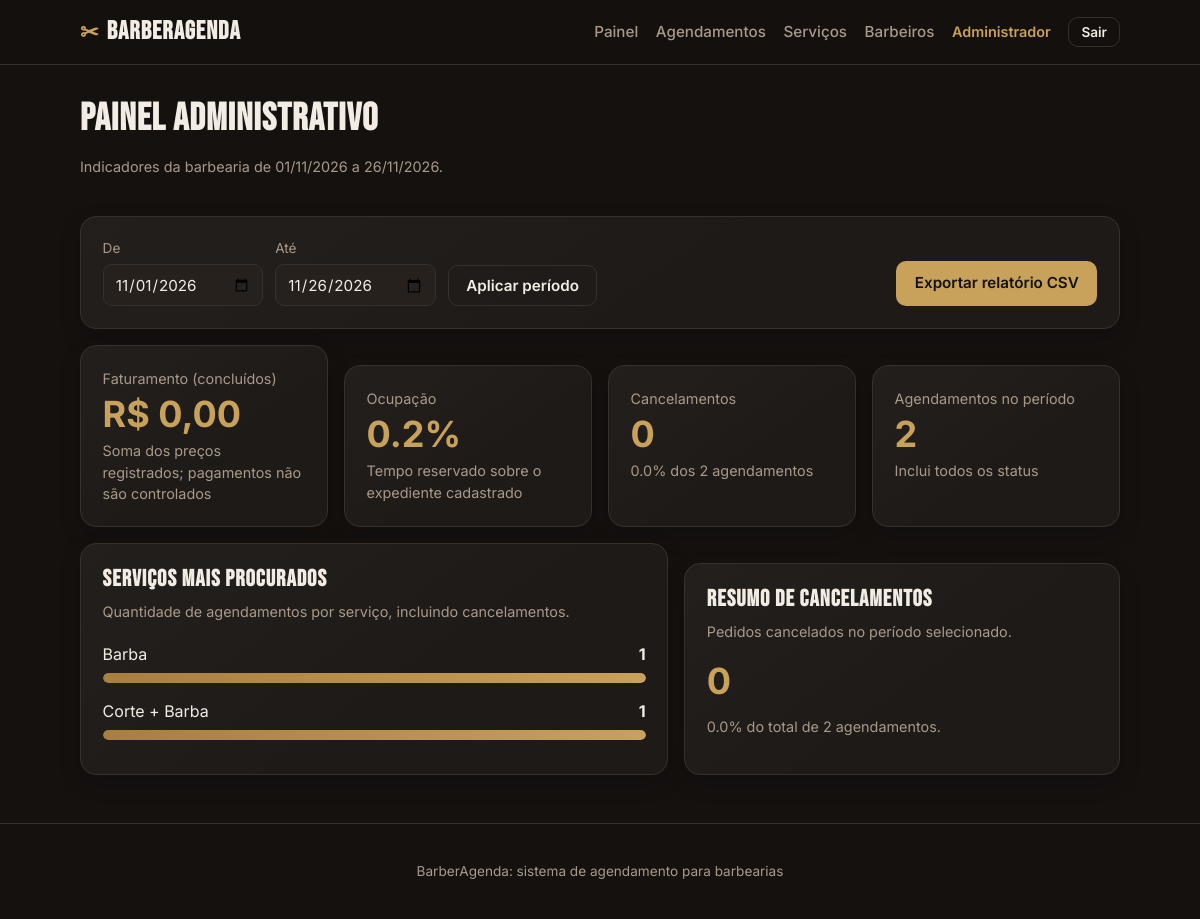
The app's page /admin/painel (signed in) with its own data.
### tables this page shows
CREATE TABLE usuarios (
            id INTEGER PRIMARY KEY AUTOINCREMENT,
            nome TEXT NOT NULL,
            email TEXT NOT NULL UNIQUE,
            senha TEXT NOT NULL,
            papel TEXT NOT NULL CHECK (papel IN ('admin', 'barbeiro', 'cliente')),
            telefone TEXT
        , google_sub TEXT);

CREATE TABLE servicos (
            id INTEGER PRIMARY KEY AUTOINCREMENT,
            nome TEXT NOT NULL,
            descricao TEXT,
            duracao_min INTEGER NOT NULL,
            preco REAL NOT NULL
        );

### app.py (the view)
@app.route("/admin")
@app.route("/admin/painel")
@login_obrigatorio("admin")
def admin_dashboard():
    periodo = periodo_relatorio()
    if periodo is None:
        flash("Informe um período de relatório válido.", "erro")
        return redirect(url_for("admin_dashboard"))
    inicio, fim = periodo
    conn = get_db()
    metricas = conn.execute(
        """SELECT COUNT(*) AS total,
                  COALESCE(SUM(CASE WHEN a.status='cancelado' THEN 1 ELSE 0 END), 0)
                      AS cancelamentos,
                  COALESCE(SUM(CASE WHEN a.status='concluido' THEN a.preco ELSE 0 END), 0)
                      AS faturamento,
                  COALESCE(SUM(CASE WHEN a.status!='cancelado'
                                    THEN a.duracao_min ELSE 0 END), 0)
                      AS minutos_reservados
           FROM agendamentos a
           WHERE a.data BETWEEN ? AND ?""",
        (inicio.isoformat(), fim.isoformat()),
    ).fetchone()
    servicos_populares = conn.execute(
        """SELECT s.nome AS servico_nome, COUNT(*) AS quantidade
           FROM agendamentos a
           JOIN servicos s ON s.id = a.servico_id
           WHERE a.data BETWEEN ? AND ?
           GROUP BY s.id, s.nome
           ORDER BY quantidade DESC, s.nome
           LIMIT 5""",
        (inicio.isoformat(), fim.isoformat()),
    ).fetchall()
    expedientes = conn.execute(
        """SELECT d.dia_semana, d.hora_inicio, d.hora_fim
           FROM disponibilidade_barbeiros d
           JOIN barbeiros b ON b.id = d.barbeiro_id
           WHERE b.ativo=1"""
    ).fetchall()
    conn.close()
    ocorrencias = ocorrencias_dias_semana(inicio, fim)
    capacidade_minutos = 0
    for expediente in expedientes:
        duracao_expediente = (
            datetime.strptime(expediente["hora_fim"], "%H:%M")
            - datetime.strptime(expediente["hora_inicio"], "%H:%M")
        )
        capacidade_minutos += max(
            int(duracao_expediente.total_seconds() // 60), 0
        ) * ocorrencias[expediente["dia_semana"]]
    taxa_ocupacao = (
        metricas["minutos_reservados"] / capacidade_minutos * 100
        if capacidade_minutos
        else None
    )
    taxa_cancelamento = (
        metricas["cancelamentos"] / metricas["total"] * 100
        if metricas["total"]
        else 0
    )
    maior_demanda = max(
        (servico["quantidade"] for servico in servicos_populares),
        default=1,
    )
    return render_template(
        "admin_dashboard.html",
        inicio=inicio.isoformat(),
        fim=fim.isoformat(),
        metricas=metricas,
        taxa_ocupacao=taxa_ocupacao,
        taxa_cancelamento=taxa_cancelamento,
        servicos_populares=servicos_populares,
        maior_demanda=maior_demanda,
    )

### app.py (called while the page is built)
def usuario_atual():
    uid = session.get("usuario_id")
    if not uid:
        return None
    conn = get_db()
    u = conn.execute("SELECT * FROM usuarios WHERE id=?", (uid,)).fetchone()
    conn.close()
    return u

def login_obrigatorio(*papeis):
    def decorator(f):
        @wraps(f)
        def wrapper(*args, **kwargs):
            u = usuario_atual()
            if not u:
                flash("Faca login para continuar.", "erro")
                return redirect(url_for("login"))
            if papeis and u["papel"] not in papeis:
                abort(403)
            return f(*args, **kwargs)
        return wrapper
    return decorator

@app.context_processor
def injeta_usuario():
    return {"usuario": usuario_atual()}

@app.template_filter("moeda")
def moeda(valor):
    return f"R$ {valor:,.2f}".replace(",", "X").replace(".", ",").replace("X", ".")

@app.template_filter("data_br")
def data_br(iso):
    try:
        return datetime.strptime(iso, "%Y-%m-%d").strftime("%d/%m/%Y")
    except (ValueError, TypeError):
        return iso

def periodo_relatorio():
    hoje = date.today()
    inicio_padrao = hoje.replace(day=1)
    inicio_texto = request.args.get("inicio") or inicio_padrao.isoformat()
    fim_texto = request.args.get("fim") or hoje.isoformat()
    try:
        inicio = date.fromisoformat(inicio_texto)
        fim = date.fromisoformat(fim_texto)
    except ValueError:
        return None
    if inicio > fim:
        return None
    return inicio, fim

def ocorrencias_dias_semana(inicio, fim):
    total_dias = (fim - inicio).days + 1
    semanas, dias_extras = divmod(total_dias, 7)
    ocorrencias = [semanas] * 7
    for deslocamento in range(dias_extras):
        ocorrencias[(inicio.weekday() + deslocamento) % 7] += 1
    return ocorrencias

### db.py (called while the page is built)
def get_db():
    conn = sqlite3.connect(DB_PATH)
    conn.row_factory = sqlite3.Row
    conn.execute("PRAGMA foreign_keys = ON")
    return conn

### templates/admin_dashboard.html (shortened to what this page needs)
{% extends "base.html" %}
{% block content %}
<div class="page-head">
    <div>
        <h1>Painel administrativo</h1>
        <p class="muted">Indicadores da barbearia de {{ inicio|data_br }} a {{ fim|data_br }}.</p>
    </div>
</div>
<section class="dashboard-tools card" aria-label="Filtros e exportação">
    <form method="get" action="{{ url_for('admin_dashboard') }}" class="dashboard-filter">
        <label>De
            <input type="date" name="inicio" value="{{ inicio }}" required>
        </label>
        <label>Até
            <input type="date" name="fim" value="{{ fim }}" required>
        </label>
        <button type="submit" class="btn btn-ghost">Aplicar período</button>
    </form>
    <a class="btn btn-primary"
       href="{{ url_for('admin_relatorio_exportar', inicio=inicio, fim=fim) }}">
        Exportar relatório CSV
    </a>
</section>
<section class="dashboard-metrics" aria-label="Indicadores">
    <article class="card dashboard-metric">
        <span class="muted">Faturamento (concluídos)</span>
        <strong class="dashboard-value">{{ metricas.faturamento|moeda }}</strong>
        <span class="muted">Soma dos preços registrados; pagamentos não são controlados</span>
    </article>
    <article class="card dashboard-metric">
        <span class="muted">Ocupação</span>
        {% if taxa_ocupacao is not none %}
        <strong class="dashboard-value">{{ "%.1f"|format(taxa_ocupacao) }}%</strong>
        <span class="muted">Tempo reservado sobre o expediente cadastrado</span>
        {% else %}
        <strong class="dashboard-value">—</strong>
        <span class="muted">Sem expediente cadastrado para o período</span>
        {% endif %}
    </article>
    <article class="card dashboard-metric">
        <span class="muted">Cancelamentos</span>
        <strong class="dashboard-value">{{ metricas.cancelamentos }}</strong>
        <span class="muted">{{ "%.1f"|format(taxa_cancelamento) }}% dos {{ metricas.total }} agendamentos</span>
    </article>
    <article class="card dashboard-metric">
        <span class="muted">Agendamentos no período</span>
        <strong class="dashboard-value">{{ metricas.total }}</strong>
        <span class="muted">Inclui todos os status</span>
    </article>
</section>
<section class="dashboard-panels">
    <article class="card">
        <div class="section-head">
            <h2>Serviços mais procurados</h2>
            <p>Quantidade de agendamentos por serviço, incluindo cancelamentos.</p>
        </div>
        {% if servicos_populares %}
        <div class="report-bars">
            {% for servico in servicos_populares %}
            <div class="report-bar-row">
                <div class="report-bar-label">
                    <span>{{ servico.servico_nome }}</span>
                    <strong>{{ servico.quantidade }}</strong>
                </div>
                <div class="report-bar-track" role="img"
                     aria-label="{{ servico.quantidade }} agendamentos">
                    <span style="width: {{ (servico.quantidade / maior_demanda * 100)|round(1) }}%"></span>
                </div>
            </div>
            {% endfor %}
        </div>
        {% else %}
        <p class="muted">Não há agendamentos neste período.</p>
        {% endif %}
    </article>
    <article class="card dashboard-cancellation">
        <div class="section-head">
            <h2>Resumo de cancelamentos</h2>
            <p>Pedidos cancelados no período selecionado.</p>
        </div>
        <strong class="dashboard-value">{{ metricas.cancelamentos }}</strong>
        <p class="muted">
            {% if metricas.total %}
            {{ "%.1f"|format(taxa_cancelamento) }}% do total de {{ metricas.total }} agendamentos.
            {% else %}
            Nenhum agendamento registrado no período.
            {% endif %}
        </p>
    </article>
</section>
{% endblock %}

### templates/base.html (shortened to what this page needs)
<!DOCTYPE html>
<html lang="pt-BR">
<head>
    <link rel="stylesheet" href="{{ url_for('static', filename='style.css') }}">
</head>
<body>
    <header class="topbar">
        <div class="container topbar-inner">
            <a href="{{ url_for('index') }}" class="brand">
                <span class="brand-mark">✂</span>
                <span class="brand-name">BarberAgenda</span>
            </a>
            <nav class="nav">
                {% if usuario %}
                    {% if usuario.papel == 'cliente' %}
                        <a href="{{ url_for('cliente_barbeiros') }}" class="{% if request.endpoint == 'cliente_barbeiros' %}nav-active{% endif %}" {% if request.endpoint == 'cliente_barbeiros' %}aria-current="page"{% endif %}>Barbeiros</a>
                        <a href="{{ url_for('cliente_agendamentos') }}" class="{% if request.endpoint == 'cliente_agendamentos' %}nav-active{% endif %}" {% if request.endpoint == 'cliente_agendamentos' %}aria-current="page"{% endif %}>Meus agendamentos</a>
                    {% elif usuario.papel == 'barbeiro' %}
                        <a href="{{ url_for('barbeiro_agenda') }}" class="{% if request.endpoint == 'barbeiro_agenda' %}nav-active{% endif %}" {% if request.endpoint == 'barbeiro_agenda' %}aria-current="page"{% endif %}>Minha agenda</a>
                    {% elif usuario.papel == 'admin' %}
                        <a href="{{ url_for('admin_dashboard') }}" class="{% if request.endpoint == 'admin_dashboard' %}nav-active{% endif %}" {% if request.endpoint == 'admin_dashboard' %}aria-current="page"{% endif %}>Painel</a>
                        <a href="{{ url_for('admin_agendamentos') }}" class="" >Agendamentos</a>
                        <a href="{{ url_for('admin_servicos') }}" class="{% if request.endpoint == 'admin_servicos' %}nav-active{% endif %}" {% if request.endpoint == 'admin_servicos' %}aria-current="page"{% endif %}>Serviços</a>
                        <a href="{{ url_for('admin_barbeiros') }}" class="{% if request.endpoint == 'admin_barbeiros' %}nav-active{% endif %}" {% if request.endpoint == 'admin_barbeiros' %}aria-current="page"{% endif %}>Barbeiros</a>
                    {% endif %}
                    <span class="nav-user">{{ usuario.nome }}</span>
                    <form method="post" action="{{ url_for('logout') }}">
                        <button type="submit" class="btn btn-ghost btn-sm">Sair</button>
                    </form>
                {% else %}
                    <a href="{{ url_for('index') }}">Início</a>
                    <a href="{{ url_for('cadastro') }}">Criar conta</a>
                    <a href="{{ url_for('login') }}" class="btn btn-ghost btn-sm">Entrar</a>
                {% endif %}
            </nav>
        </div>
    </header>
    <main class="container main">
        {% block content %}{% endblock %}
    </main>
    <footer class="footer">
        <div class="container">
            <p>BarberAgenda: sistema de agendamento para barbearias</p>
        </div>
    </footer>
</body>
</html>

### records on screen
usuarios: nome "Administrador"
servicos: servico_nome "Barba", quantidade "1", {{ (servico.quantidade / maior_demanda * 100)|round(1) }} 100.0 (drawn)
servicos: servico_nome "Corte + Barba", quantidade "1", {{ (servico.quantidade / maior_demanda * 100)|round(1) }} 100.0 (drawn)

### other values on screen
{{ inicio|data_br }} "01/11/2026"
{{ fim|data_br }} "26/11/2026"
{{ metricas.faturamento|moeda }} "R$ 0,00"
{{ "%.1f"|format(taxa_ocupacao) }} "0.2"
{{ metricas.cancelamentos }} "0"
{{ "%.1f"|format(taxa_cancelamento) }} "0.0"
{{ metricas.total }} "2"
